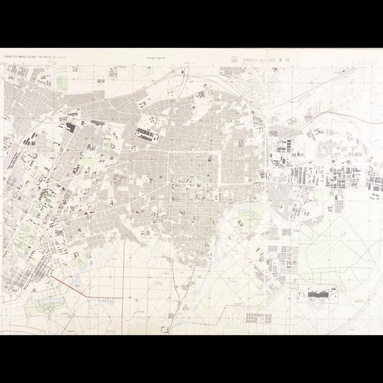
#> input picture pictures/8.jpg, 383 x 383 px, shrunk from 690 x 690 before the run, given in place of 8.png, which was not available
$ python 'FLANN_单应性_demo.py'
#> lines starting #> are read from the running program, lines starting #| are printed output that depends on the picture; pictures that were not available may be replaced by others from this repository, and a replacement may not be noted
'''
单应性是一个条件,该条件表面当两幅图像中的一副出现投影畸变时还能
够彼此匹配
'''

import numpy as np
import cv2
from matplotlib import pyplot as plt

MIN_MATCH_COUNT=10

img1=cv2.imread('images/8.png',0)
#> img1: shape (383, 383); min 0, max 255, mean 173.9
img2=cv2.imread('images/1.png',0)
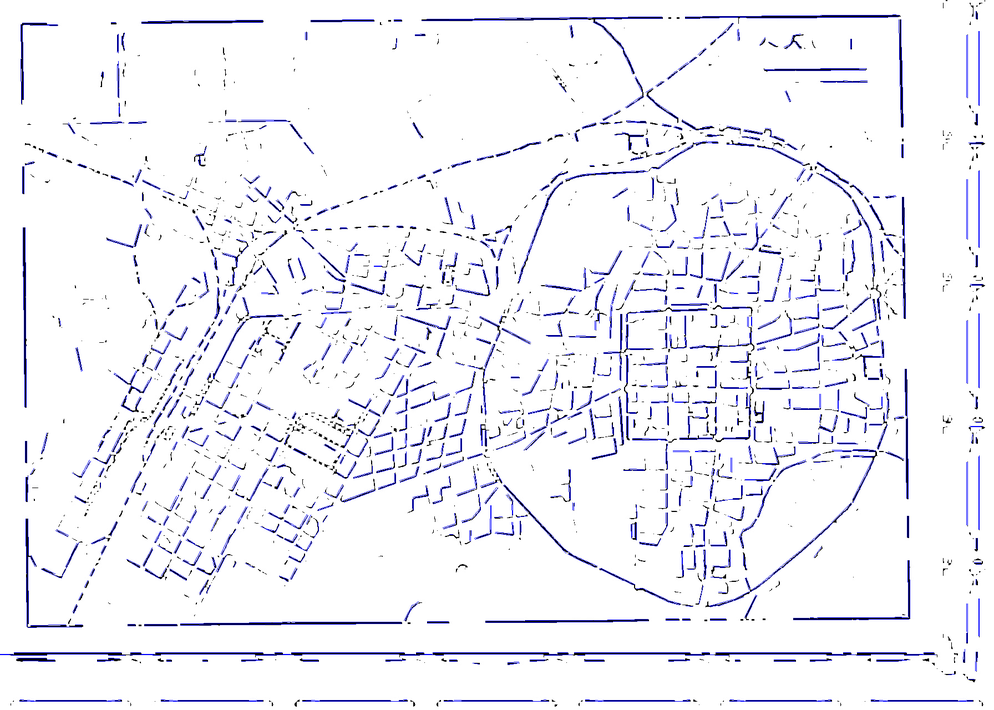
#> input picture lsd/pictures/1.png, 994 x 710 px, shrunk from 1792 x 1280 before the run, found by its file name
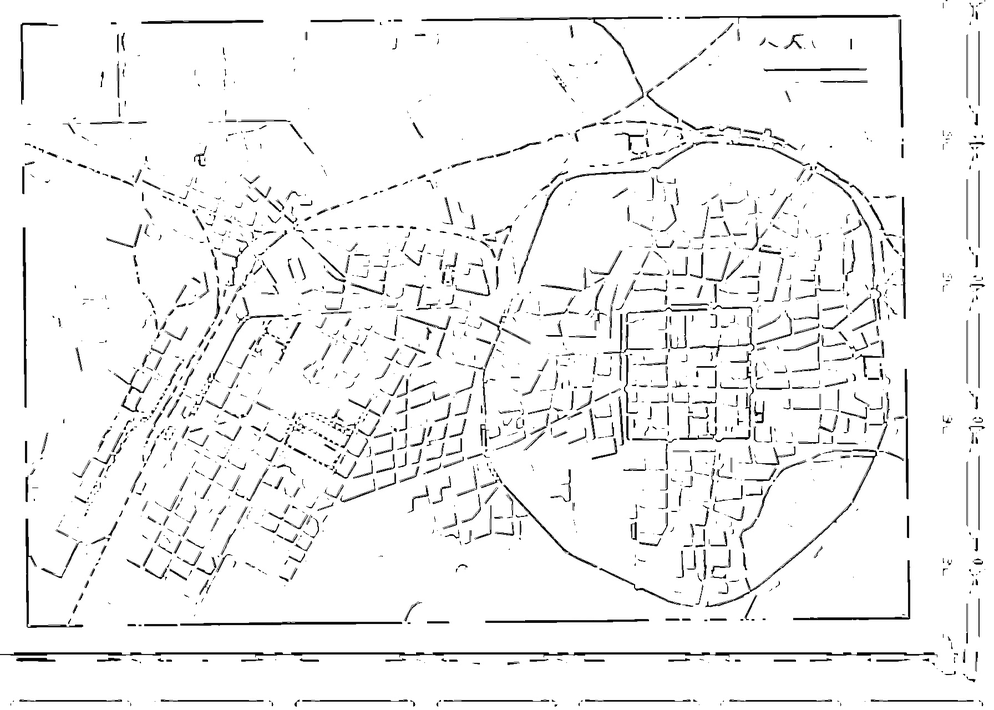
#> img2: shape (710, 994); min 0, max 255, mean 241.7

sift=cv2.xfeatures2d.SIFT_create()
kp1,des1=sift.detectAndCompute(img1,None)
#> kp1 = 461 keypoints; strongest (x, y, size): (71, 127, 5.4), (33, 143, 2.4), (324, 294, 4.7), (174, 332, 5.2)
kp2,des2=sift.detectAndCompute(img2,None)
#> kp2 = 2016 keypoints; strongest (x, y, size): (869, 660, 2), (395, 430, 2.1), (320, 435, 2.1), (98, 172, 1.9)

FLANN_INDEX_KDTREE=0
index_params=dict(algorithm=FLANN_INDEX_KDTREE,trees=5)
search_params=dict(checks=50)

flann=cv2.FlannBasedMatcher(index_params,search_params)
matches=flann.knnMatch(des1,des2,k=2)
#> matches = 461 matches

good=[]
for m,n in matches:
    if m.distance<0.7*n.distance:
        good.append(m)
#> after the loop, good = []

#在原始图像和训练图中发现关键点
if len(good)>MIN_MATCH_COUNT:
    src_pts=np.float32([kp1[m.queryIdx].pt for m in good]).reshape(-1,1,2)
    dst_pts=np.float32([kp2[m.trainIdx].pt for m in good]).reshape(-1,1,2)
    # 单应性
    #brief Finds a perspective transformation between two planes.
    M,mask=cv2.findHomography(src_pts,dst_pts,cv2.RANSAC,5.0)
    matchesMask=mask.ravel().tolist()
    #对第二张图像计算相对于原始目标的投影畸变,并绘制边框
    h,w=img1.shape
    pts=np.float32([[0,0],[0,h-1],[w-1,h-1],[w-1,0]]).reshape(-1,1,2)
    dst=cv2.perspectiveTransform(pts,M)

    img2=cv2.polylines(img2,[np.int32(dst)],True,255,3,cv2.LINE_AA)
else:
    matchesMask=None

draw_params=dict(matchColor=(0,255,0)
                     ,singlePointColor=None,
                     matchesMask=matchesMask,
                     flags=2)
img3=cv2.drawMatches(img1,kp1,img2,kp2,good,None,**draw_params)
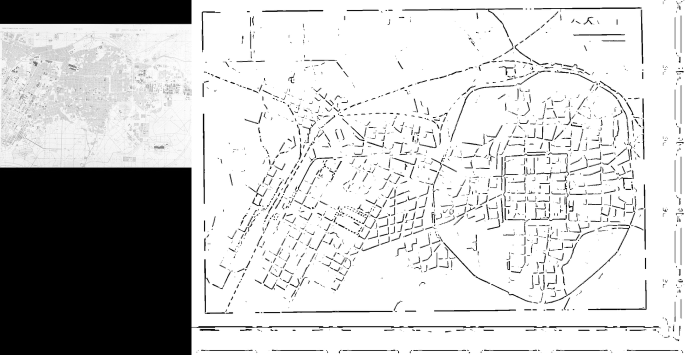
#> img3: shape (710, 1377, 3) (shown at 1/2 size); min 0, max 255, mean 200.6
plt.imshow(img3,'gray'),plt.show()
